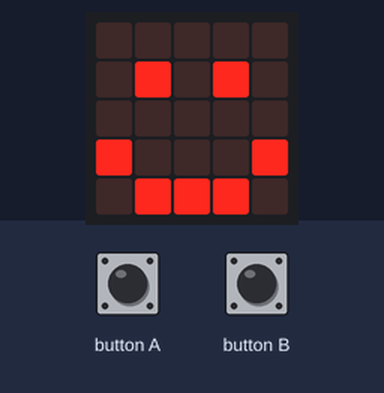
Recording of a program running on a simulated BBC micro:bit (MakeCode). On the bench: the board's 5×5 LED display. The inputs (shaded band) are chosen by the test bench.

Above: at 0.1 s.
At 9.8 s:
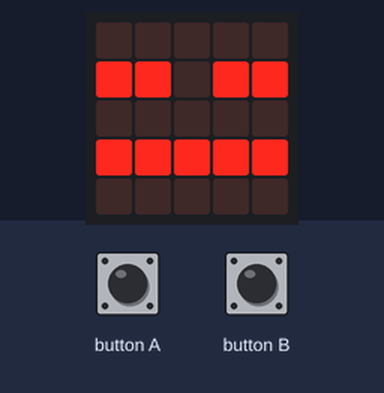
9.9 s: button A pressed for 1 s
At 10.68 s:
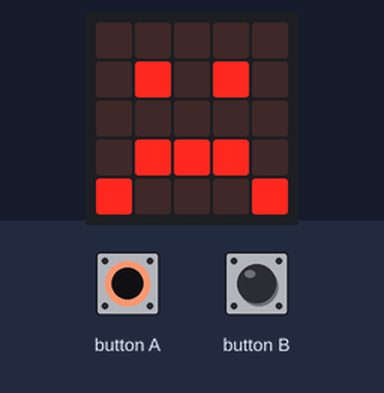
13.6 s: button A pressed for 3.2 s
Timing chart, 0 to 16.6 s (numbered marks = the images above; inputs shaded):
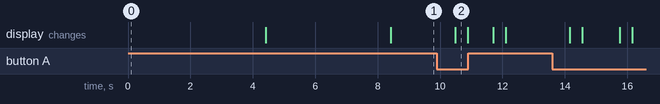

The program:

main.ts
```typescript
let Dood = 0
let Knuffel = 20
let Voeding = 20
basic.forever(function () {
    if (input.buttonIsPressed(Button.A)) {
        Voeding += 5
    }
    if (input.buttonIsPressed(Button.B)) {
        Knuffel += 5
    }
    if (input.buttonIsPressed(Button.A) && Dood == 1) {
        basic.showLeds(`
            . . . . .
            # # . # #
            . . . . .
            # # # # #
            . . . . .
            `)
    }
    if (input.buttonIsPressed(Button.B) && Dood == 1) {
        basic.showLeds(`
            . . . . .
            # # . # #
            . . . . .
            # # # # #
            . . . . .
            `)
    }
})
basic.forever(function () {
    if (Voeding > 10 && Knuffel > 10) {
        basic.showLeds(`
            . . . . .
            . # . # .
            . . . . .
            # . . . #
            . # # # .
            `)
    }
    if (Voeding > 0 && Voeding < 10 || Voeding > 0 && Voeding < 10) {
        basic.showLeds(`
            . . . . .
            . # . # .
            . . . . .
            . # # # .
            # . . . #
            `)
    }
    if (Voeding < 0 || Knuffel < 0) {
        basic.showLeds(`
            . . . . .
            # # . # #
            . . . . .
            # # # # #
            . . . . .
            `)
        Dood = 1
    }
})
basic.forever(function () {
    Knuffel += -1
    basic.pause(200)
    Voeding += -1
    basic.pause(200)
})
```

test.ts
```typescript
// tests gaan hier; deze zal niet worden gecompileerd wanneer dit pakket wordt gebruikt als extensie.
```

Measured:
- after the input at 9.9 s, the display: changes after 0.58 s (image 2)
- what the display in image 2 shows lasts 0.4 s, from 10.5 s to 10.9 s
